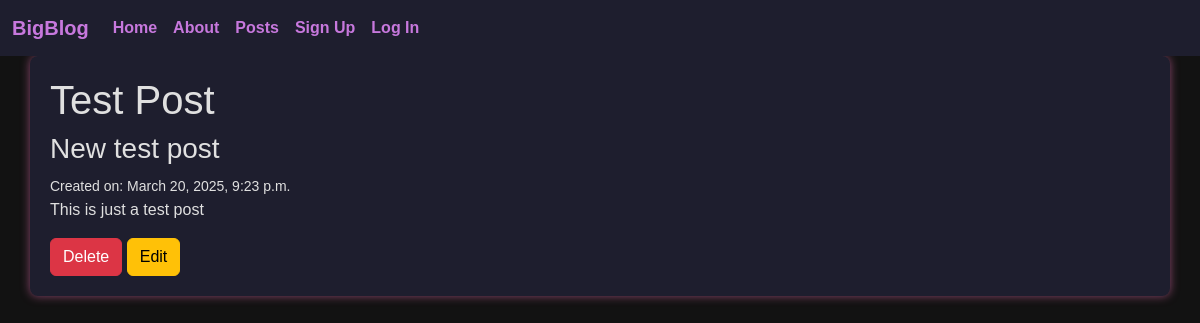
The page /posts/1/detail/ on the database its author committed.
### posts/models.py (models this page shows, shortened)
class Post(models.Model):
    title = models.CharField(max_length=128)
    subtitle = models.CharField(max_length=256)
    body = models.TextField()
    author = models.ForeignKey(
        get_user_model(),
        on_delete=models.CASCADE
    )
    status = models.ForeignKey(
        Status,
        on_delete=models.CASCADE
    )
    created_on = models.DateTimeField(auto_now_add=True)

### posts/views.py (the view, shortened to what this page needs)
# urls.py: path("<int:pk>/detail/", views.PostDetailView.as_view(), name="detail"),
class PostDetailView(DetailView):
    template_name = "posts/detail.html"
    model = Post

### templates/posts/detail.html (shortened to what this page needs)
{% extends 'base.html' %}
{% block content %}
<h1>{{ post.title }}</h1>
<h3>{{ post.subtitle }}</h3>
<small>Created on: {{ post.created_on }}</small>
<p>{{ post.body }}</p>
<a href="{% url 'delete' post.id %}" class="card-link btn btn-danger">Delete</a>
<a href="{% url 'edit' post.id %}" class="card-link btn btn-warning">Edit</a>
{% endblock content %}

### static/css/base.css (style rules this page uses)
body { background-color: #121212; color: #e0e0e0; font-family: Arial, sans-serif; }
a { color: #8be9fd; text-decoration: none; }

### rows shown on the page
Post: title "Test Post", subtitle "New test post", created_on "March 20, 2025, 9:23 p.m.", body "This is just a test post"
